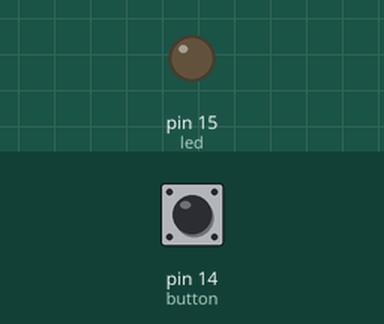
A program run on a simulated MicroPython board. On the bench: output pins drawn as LEDs (lit = HIGH). Inputs (shaded band) come from the test bench; at power-on: pin 14 (button) HIGH.

Above: at 1.2 s.
1.3 s: pin 14 (button) pulled LOW for 0.15 s
At 2.5 s:
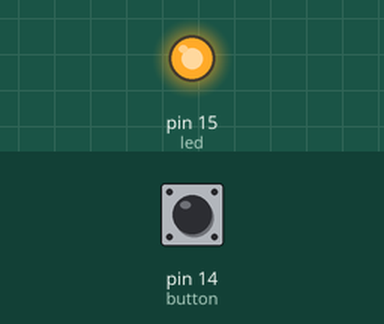
2.9 s: pin 14 (button) pulled LOW for 1 s
At 3.8 s:
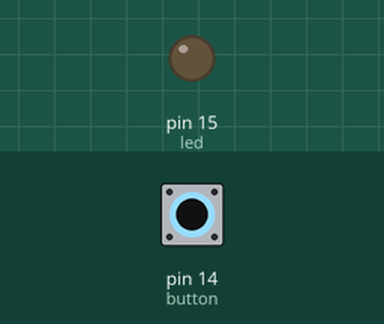
5.4 s: pin 14 (button) pulled LOW for 3.2 s
At 5.8 s:
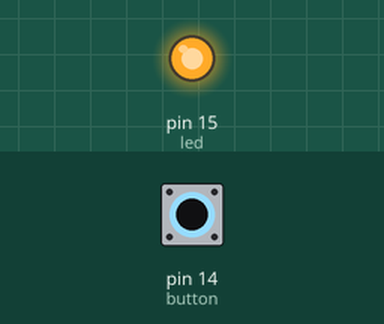
Timing chart, 0 to 8.4 s (numbered marks = the images above; inputs shaded):
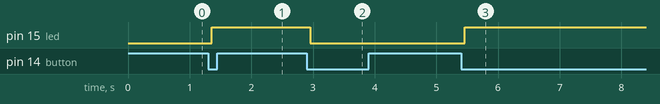

The program:

lesson8_3.py
```python
from machine import Pin
from time import sleep_ms

btn_pin = 14
led_pin = 15

button = Pin(btn_pin, Pin.IN, Pin.PULL_UP)
led = Pin(led_pin, Pin.OUT)

# LED 狀態變數
led_state = False
# 記錄上一次按鈕狀態
last_button_state = 1  # PULL_UP，預設為高電位

while True:
    current_button_state = button.value()

    # 偵測按鈕從「放開」變成「按下」的瞬間 (下降邊緣)
    if last_button_state == 1 and current_button_state == 0:
        # 防彈跳延遲
        sleep_ms(50)

        # 再次確認按鈕確實被按下
        if button.value() == 0:
            # 切換 LED 狀態
            led_state = not led_state
            led.value(led_state)

    # 更新按鈕狀態
    last_button_state = current_button_state

    # 小延遲減少 CPU 使用
    sleep_ms(10)
```

Measured:
- after the input at 1.3 s, pin 15 (led): LOW → HIGH after 0.06 s
- after the input at 2.9 s, pin 15 (led): HIGH → LOW after 0.06 s
- after the input at 5.4 s, pin 15 (led): LOW → HIGH after 0.06 s
